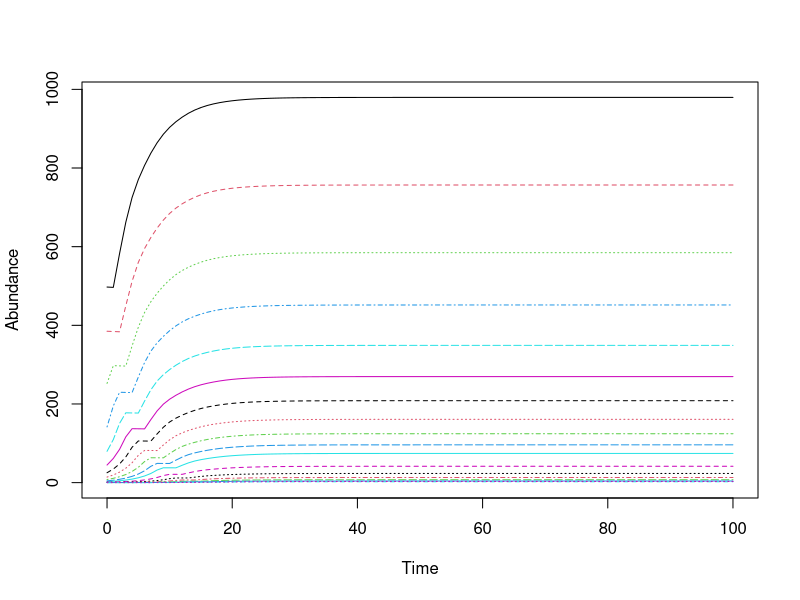

This chart was generated by the following R code:
## ---- chunk 1
rm(list=ls())

library(tidyverse)

sapply(list.files(pattern="[.]R$", path="./Functions", full.names=TRUE), source)

IC <- read.csv('IC.csv')

#Set Model----
time_horizon = 100

# Recruits in unfished pop
R0 = 355770

# Calcualted total instantaneous mortality
Z.2012 = 0.579336

## ---- chunk 2
Linf = 122.1
K = 0.172
to = 0.919
  
Wa = 0.024
  
Wb = 2.824
  
maxAge = 18

#Length (cm) at which a fish is 50/95 percent likely to be mature
m50 = 55

m95 = 62.7

females = 0.6

#Natural mortality
M <- K * 1.5


#Steepness parameter h - when you dont have a study use 0.7
h=0.7
## ---- chunk 3
#Morphology ----

#Our max age is 18 years
Age <- seq(1,maxAge,1)

#Length at median age 
Length <- Linf * (1 - exp(-K * ((Age + 0.5) - to)))

#Converts lengths (cm) to weight (g)
Weight <- Wa*Length^Wb

# Probabilty of Maturity
Ma = 1/(1 + exp(-log(19)*((Length - m50)/(m95 - m50))))

#realitve fecundity - produce about 41 eggs per gram 
#SOURCE: https://www.scribd.com/doc/81002346/Crecimiento-y-Reproduccion-de-corvina
fa <- Weight*41

#Price per USD per kg is dependent on size of fish
Price <- c(0.71,3.25,4.31)


## ---- chunk 4
#Length (cm) at which a fish is vulnerable to fishing mortality----
Lc = trunc(Length)

# Hold mortality constant through time
Z = Z.2012


Scenarios = expand.grid(Lc, Z) %>%
            select(Z = Var2, Lc = Var1) %>%
            mutate(Label = paste(Z, Lc, sep = "-"))
## ---- chunk 5
#gear selectivity

Lc =100
Va = ifelse(Length < Lc, 0, 1)

#fishing mortality

F = Z.2012 - M 

#survival probabilty

Sa <- exp(-M - ( Va * (F)))

## ---- chunk 6

A = matrix(data = 0, nrow = maxAge, ncol = maxAge)


for (r in 2:18) {
  
  j = r - 1 
  
  A[r, j] =  Sa[j]

}

A[maxAge, maxAge] = Sa[maxAge]

## ---- chunk 7

N0 = as.numeric(IC[1, ])

pop <- matrix(0, maxAge, time_horizon + 1)
pop[, 1] <- N0

for (i in 1:time_horizon) {
  # Survival
  pop[, i + 1] <- A %*% pop[, i]
  # Reproduction
  Ne <- sum(fa * Ma * females * pop[, i])
  
  
  pop[1, i + 1] <- (560 * Ne) / (17271619 + ((h - 0.2) * Ne))
}


pop[,90:100]
matplot(0:time_horizon, t(pop), type = "l", xlab = "Time",  ylab = "Abundance")

